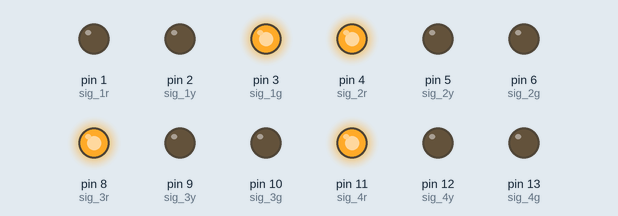
Recording of a sketch running on a simulated Arduino Uno, built with avr-gcc and run on an emulated ATmega328P. Shown: output pins drawn as LEDs (lit = HIGH).

Above: at 0.1 s.
At 5.1 s:
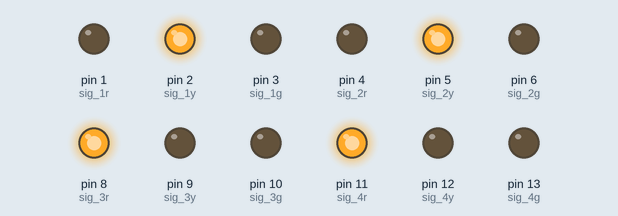
At 12.1 s:
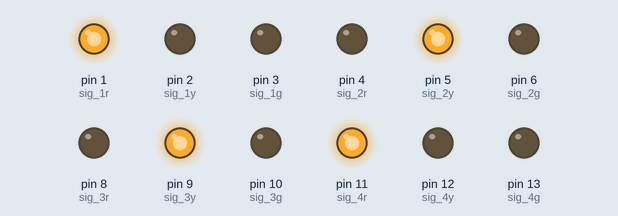
At 19.1 s:
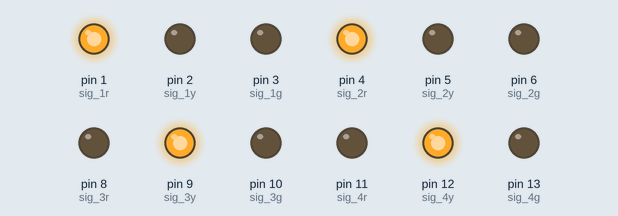
At 26.1 s:
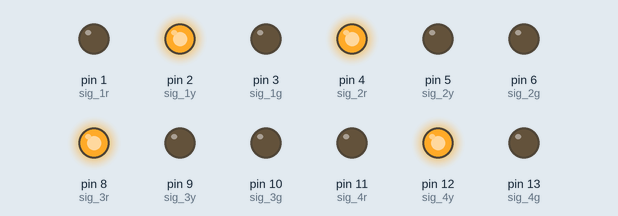
At 35.1 s:
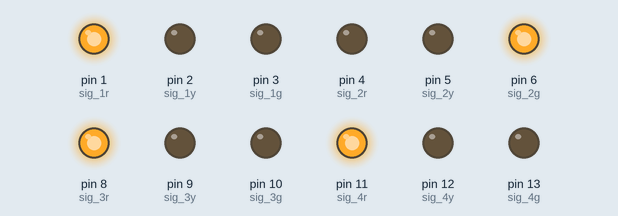
Timing chart, 0 to 36.6 s (numbered marks = the images above):
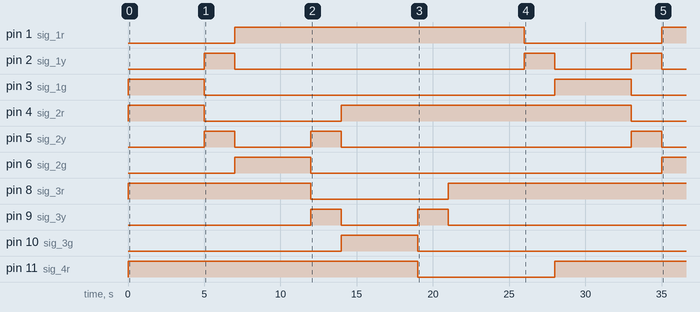

Measured:
- by itself, pin 1 (sig_1r): LOW → HIGH at 7.0 s, → LOW 19.0 s later, → HIGH 9.0 s later
- by itself, pin 2 (sig_1y): goes HIGH 2.0 s, LOW 19.0 s, HIGH 2.0 s, LOW 5.0 s, HIGH 2.0 s, then LOW
- by itself, pin 3 (sig_1g): alternates HIGH for 5.0 s and LOW for 23.0 s
- by itself, pin 4 (sig_2r): LOW → HIGH at 0.00 s, → LOW 5.0 s later, → HIGH 9.0 s later, → LOW 19.0 s later
- by itself, pin 5 (sig_2y): goes HIGH 2.0 s, LOW 5.0 s, HIGH 2.0 s, LOW 19.0 s, HIGH 2.0 s, then LOW
- by itself, pin 6 (sig_2g): LOW → HIGH at 7.0 s, → LOW 5.0 s later, → HIGH 23.0 s later
- by itself, pin 8 (sig_3r): LOW → HIGH at 0.00 s, → LOW 12.0 s later, → HIGH 9.0 s later
- by itself, pin 9 (sig_3y): LOW → HIGH at 12.0 s, → LOW 2.0 s later, → HIGH 5.0 s later, → LOW 2.0 s later, … (4 changes in this stretch)

The sketch:

traffic_junction_leds.ino
```cpp
int sig_1r=1;
int sig_1y=2;
int sig_1g=3;
int sig_2r=4;
int sig_2y=5;
int sig_2g=6;
int sig_3r=8;
int sig_3y=9;
int sig_3g=10;
int sig_4r=11;
int sig_4y=12;
int sig_4g=13;

void setup()
{
  pinMode(sig_1r, OUTPUT);
  pinMode(sig_1y, OUTPUT);
  pinMode(sig_1g, OUTPUT);

  pinMode(sig_2r, OUTPUT);
  pinMode(sig_2y, OUTPUT);
  pinMode(sig_2g, OUTPUT);

  pinMode(sig_3r, OUTPUT);
  pinMode(sig_3y, OUTPUT);
  pinMode(sig_3g, OUTPUT);

  pinMode(sig_4r, OUTPUT);
  pinMode(sig_4y, OUTPUT);
  pinMode(sig_4g, OUTPUT);
}


void loop()
{
//1. First signal GREEN
digitalWrite(sig_1r, LOW);
digitalWrite(sig_2r, HIGH);
digitalWrite(sig_3r, HIGH);
digitalWrite(sig_4r, HIGH);

digitalWrite(sig_1y, LOW);
digitalWrite(sig_2y, LOW);
digitalWrite(sig_3y, LOW);
digitalWrite(sig_4y, LOW);

digitalWrite(sig_1g, HIGH);
digitalWrite(sig_2g, LOW);
digitalWrite(sig_3g, LOW);
digitalWrite(sig_4g, LOW);
delay(5000);

//2. CHANGE
digitalWrite(sig_1r, LOW);
digitalWrite(sig_2r, LOW);
digitalWrite(sig_3r, HIGH);
digitalWrite(sig_4r, HIGH);

digitalWrite(sig_1y, HIGH);
digitalWrite(sig_2y, HIGH);
digitalWrite(sig_3y, LOW);
digitalWrite(sig_4y, LOW);

digitalWrite(sig_1g, LOW);
digitalWrite(sig_2g, LOW);
digitalWrite(sig_3g, LOW);
digitalWrite(sig_4g, LOW);
delay(2000);

//3. SECOND SIGNAL GREEN
digitalWrite(sig_1r, HIGH);
digitalWrite(sig_2r, LOW);
digitalWrite(sig_3r, HIGH);
digitalWrite(sig_4r, HIGH);

digitalWrite(sig_1y, LOW);
digitalWrite(sig_2y, LOW);
digitalWrite(sig_3y, LOW);
digitalWrite(sig_4y, LOW);

digitalWrite(sig_1g, LOW);
digitalWrite(sig_2g, HIGH);
digitalWrite(sig_3g, LOW);
digitalWrite(sig_4g, LOW);
delay(5000);

//4. CHANGE
digitalWrite(sig_1r, HIGH);
digitalWrite(sig_2r, LOW);
digitalWrite(sig_3r, LOW);
digitalWrite(sig_4r, HIGH);

digitalWrite(sig_1y, LOW);
digitalWrite(sig_2y, HIGH);
digitalWrite(sig_3y, HIGH);
digitalWrite(sig_4y, LOW);

digitalWrite(sig_1g, LOW);
digitalWrite(sig_2g, LOW);
digitalWrite(sig_3g, LOW);
digitalWrite(sig_4g, LOW);
delay(2000);

//5. Third signal GREEN
digitalWrite(sig_1r, HIGH);
digitalWrite(sig_2r, HIGH);
digitalWrite(sig_3r, LOW);
digitalWrite(sig_4r, HIGH);

digitalWrite(sig_1y, LOW);
digitalWrite(sig_2y, LOW);
digitalWrite(sig_3y, LOW);
digitalWrite(sig_4y, LOW);

digitalWrite(sig_1g, LOW);
digitalWrite(sig_2g, LOW);
digitalWrite(sig_3g, HIGH);
digitalWrite(sig_4g, LOW);
delay(5000);

//6. CHANGE
digitalWrite(sig_1r, HIGH);
digitalWrite(sig_2r, HIGH);
digitalWrite(sig_3r, LOW);
digitalWrite(sig_4r, LOW);

digitalWrite(sig_1y, LOW);
digitalWrite(sig_2y, LOW);
digitalWrite(sig_3y, HIGH);
digitalWrite(sig_4y, HIGH);

digitalWrite(sig_1g, LOW);
digitalWrite(sig_2g, LOW);
digitalWrite(sig_3g, LOW);
digitalWrite(sig_4g, LOW);
delay(2000);

//7. fourth signal green
digitalWrite(sig_1r, HIGH);
digitalWrite(sig_2r, HIGH);
digitalWrite(sig_3r, HIGH);
digitalWrite(sig_4r, LOW);

digitalWrite(sig_1y, LOW);
digitalWrite(sig_2y, LOW);
digitalWrite(sig_3y, LOW);
digitalWrite(sig_4y, LOW);

digitalWrite(sig_1g, LOW);
digitalWrite(sig_2g, LOW);
digitalWrite(sig_3g, LOW);
digitalWrite(sig_4g, HIGH);
delay(5000);

//8. CHANGE
digitalWrite(sig_1r, LOW);
digitalWrite(sig_2r, HIGH);
digitalWrite(sig_3r, HIGH);
digitalWrite(sig_4r, LOW);

digitalWrite(sig_1y, HIGH);
digitalWrite(sig_2y, LOW);
digitalWrite(sig_3y, LOW);
digitalWrite(sig_4y, HIGH);

digitalWrite(sig_1g, LOW);
digitalWrite(sig_2g, LOW);
digitalWrite(sig_3g, LOW);
digitalWrite(sig_4g, LOW);
delay(2000);

}
```
